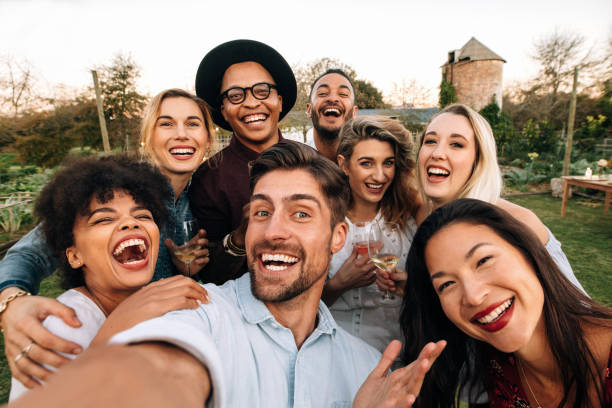
#> input picture photo.jpg, 612 x 408 px
$ python face_detection_image.py
#> lines starting #> are read from the running program, lines starting #| are printed output that depends on the picture; after the words box and inside, x2 and y2 are one past the last pixel; in counts of white or black regions, pixels touching at a corner belong together
import cv2

face_cascade = cv2.CascadeClassifier("haarcascade_frontalface_default.xml")

img = cv2.imread("photo.jpg", 1)
#> img is the input picture: shape (408, 612, 3); mean B, G, R 115.7, 130.3, 152.4

gray_img = cv2.cvtColor(img, cv2.COLOR_BGR2GRAY)
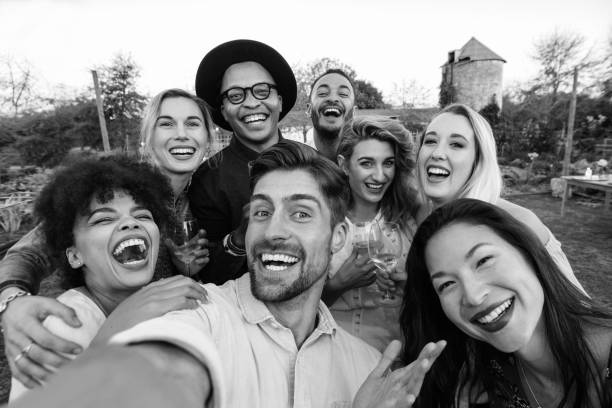
#> gray_img: shape (408, 612); min 0, max 255, mean 135.2

faces = face_cascade.detectMultiScale(gray_img, scaleFactor=1.05, minNeighbors=5)
#> faces = [[514, 356, 50, 50], [346, 140, 60, 60], [147, 97, 67, 67], [213, 65, 72, 72], [403, 113, 78, 78], [224, 168, 111, 111], [72, 177, 106, 106]]

for (x,y,w,h) in faces:
    img = cv2.rectangle(img,(x,y),(x+w,y+h),(255,0,0),2)
#> this loop made 7 passes
#> pass 1, `img = cv2.rectangle(img,(x,y),(x+w,y+h),(255,0,0),2)`:
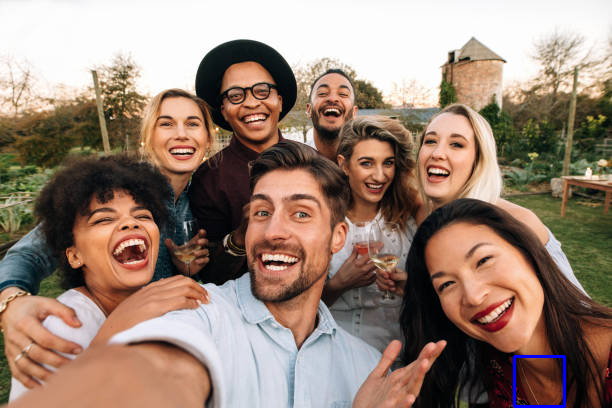
#> img: shape (408, 612, 3); 0.24% of pixels changed, all inside (x1, y1, x2, y2) = (513, 355, 566, 408)
#> pass 2, `img = cv2.rectangle(img,(x,y),(x+w,y+h),(255,0,0),2)`:
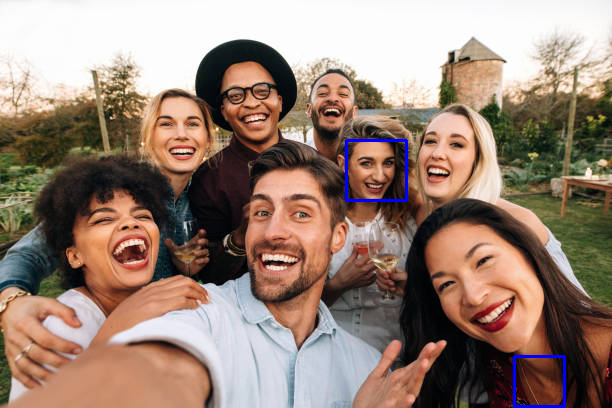
#> img: shape (408, 612, 3); 0.29% of pixels changed, all inside (x1, y1, x2, y2) = (345, 139, 408, 202)
#> pass 3, `img = cv2.rectangle(img,(x,y),(x+w,y+h),(255,0,0),2)`:
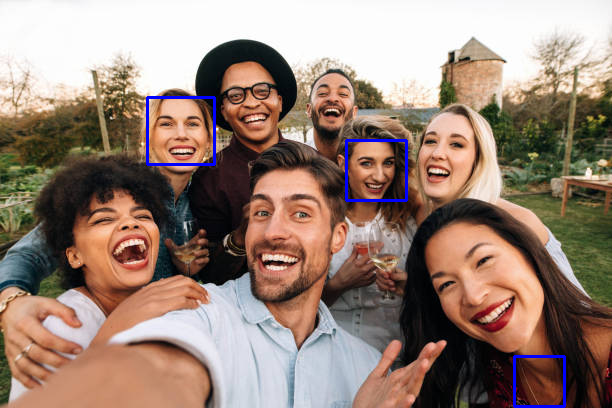
#> img: shape (408, 612, 3); 0.32% of pixels changed, all inside (x1, y1, x2, y2) = (146, 96, 216, 166)
#> after the loop:
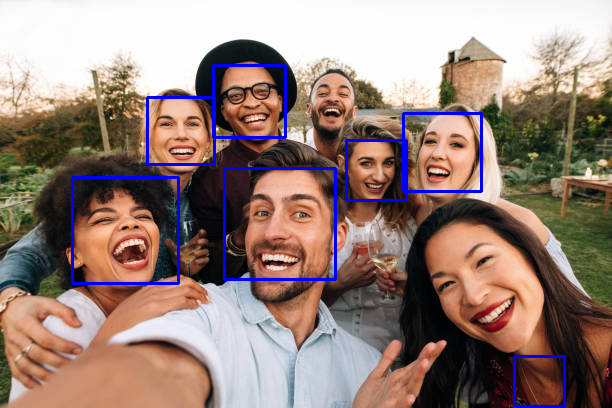
#> img: shape (408, 612, 3); 1.71% of pixels changed, all inside (x1, y1, x2, y2) = (71, 64, 483, 285)

#resized = cv2.resize(img, (int(img.shape[1]*2),int(img.shape[0]*2)))

cv2.imshow("Face",img)

cv2.waitKey(0)

cv2.destroyAllWindows()
